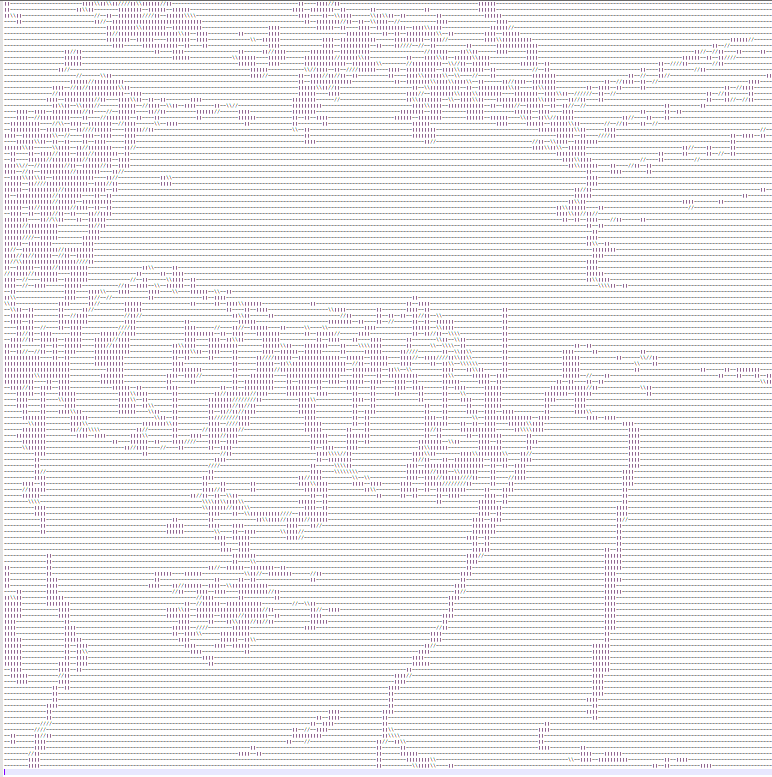
#> input picture lishou.PNG, 772 x 777 px; its folder holds only this picture in this run
$ python ascii_art.py
#> lines starting #> are read from the running program, lines starting #| are printed output that depends on the picture
import cv2 as cv
import numpy as np
import tkinter as tk
from tkinter import ttk
from tkinter.filedialog import askopenfilename
# import matplotlib.pyplot as plt

# Define autocanny function, a opensource solution. Computes the median grayscale of the global image then adjust the canny thresholds accordingly.
def autoCanny(image, sigma = 0.33):
	# compute the median of the single channel pixel intensities
    v = np.median(image)
	# apply automatic Canny edge detection using the computed median
    lower = int(max(0, (1.0 - sigma) * v))
    upper = int(min(255, (1.0 + sigma) * v))
    edged = cv.Canny(image, lower, upper)
	# return the edged image
    return edged

# Define the votter for Hog algorithm.
def votter(vec):
    OrientAdder = np.zeros((5))
    for k in range(len(vec.flatten())):
        item = vec.flatten()[k]
        if item == 0:
            pass
        else:
            if (item > -22.5 and item < 22.5):
                OrientAdder[0] += 1
            elif (item > 67.5 and item <= 90) or (item < -67.5 and item >= -90):
                OrientAdder[1] += 1
            elif (item > 22.5 and item < 67.5):
                OrientAdder[2] += 1
            elif (item > -67.5 and item < -22.5):
                OrientAdder[3] += 1
            else:
                pass
        # print(OrientAdder, "xx")
    return np.argmax(OrientAdder)


# Funtion for the implementation of hogger characterizer.
def hogger(img, cellsize = 3, MODE = 1):
    thefile = open('ascii_art.txt', 'w')
    eps = 1E-4
    rows, cols = img.shape
    rows, cols = int(rows / cellsize), int(cols /cellsize)
    gradRecord = []

    for k in range(0, rows):
        lirow = []
        for j in range(0, cols):
            patch = img[k*cellsize : (k+1)*cellsize, j*cellsize : (j+1)*cellsize]
            Gx = cv.Sobel(patch, cv.CV_64F, 1, 0, ksize=3)
            Gy = cv.Sobel(patch, cv.CV_64F, 0, 1, ksize=3)

            theta = np.arctan(Gx / (Gy + eps))*180/np.pi

            idd = votter(theta)
            if idd == 0:
                morechar = "=" * MODE
            elif idd == 1:
                morechar = "|" * MODE
            elif idd == 2:
                morechar = "/" * MODE
            elif idd == 3:
                morechar = "\\" * MODE
            else:
                pass

            # morechar = chr(np.random.randint(42, 122))*MODE

            if np.sum(patch) == 0:
                morechar = " " * MODE

            if j == 0:
                morechar = "." * MODE
            lirow.append(morechar)
            thefile.write("%s" % morechar)

        thefile.write('\n')
        gradRecord.append(lirow)

    return gradRecord


# Main

SCALE_FLAG, SCALE_FACTOR = True, 1 # whether to scale the input image
CANNY_LOWER, CANNY_UPPER = 10, 100 # manually set canny upper and lower thresholds
AUTO_CANNY_FLAG = False # to use automatic canny thresholds
DISP_FLAG = True # whether to preview
RESOLUTION = 100 # resolution (lines or cols of the output text)
PREVIEW_WINHEIGHT = 800 # preview window height

root = tk.Tk()
root.withdraw() # do not show the base window of tkinter

while(1):
    filename = askopenfilename() # show an "Open" dialog box and return the path to the selected file
#> the answer given: lishou.PNG
    print(filename)

    img = cv.imread(filename)
#> img is the input picture: shape (777, 772, 3); mean B, G, R 239, 237.4, 238.9
    # img = cv.imread("X:/cvImg/blowjob.jpg")
    if len(img.shape) >= 3:
        img = cv.cvtColor(img, cv.COLOR_BGR2GRAY)
#> img: shape (777, 772)

    WINSIZE = int(np.max(img.shape) / RESOLUTION)
#> WINSIZE = 7
    if WINSIZE <= 1:
        WINSIZE = 3

    if SCALE_FLAG:
        img = cv.resize(img, (int(img.shape[1]* SCALE_FACTOR), int(img.shape[0]*SCALE_FACTOR)))

    # Canny the image
    if AUTO_CANNY_FLAG:
        imgCanny = autoCanny(img, 0.9)
    else:
        imgCanny = cv.Canny(img, CANNY_LOWER, CANNY_UPPER)
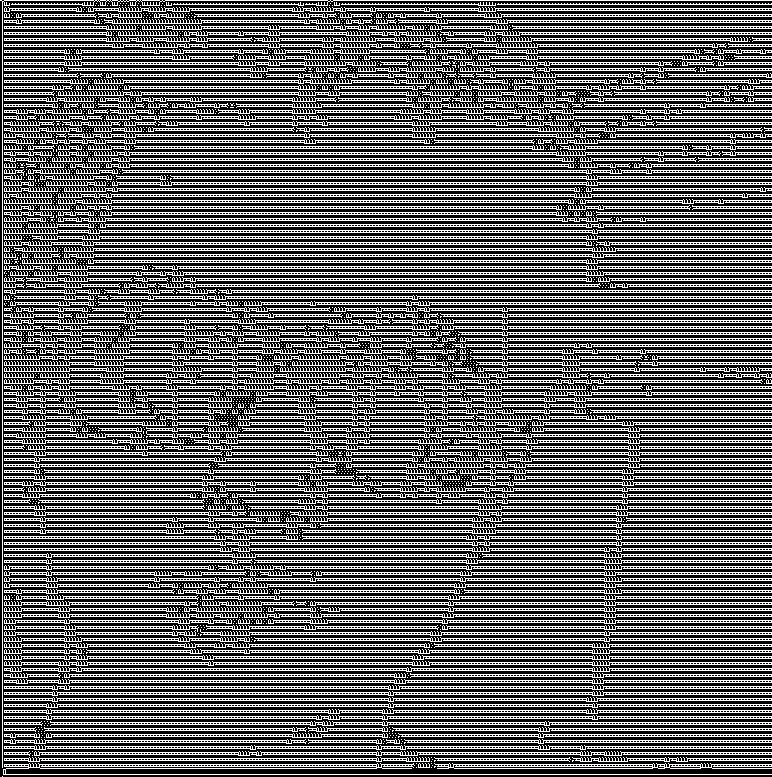
#> imgCanny: shape (777, 772); 38.4% white in thin lines or dots

    imgCanny[imgCanny != 0] = 255

    grOrientAdder = hogger(imgCanny, WINSIZE, 2)

    cv.imwrite("edge.jpg", 255 - imgCanny)

    if DISP_FLAG:
        cv.imshow("canny", cv.resize(255 - imgCanny, (int(PREVIEW_WINHEIGHT* img.shape[1] / img.shape[0]), PREVIEW_WINHEIGHT)))
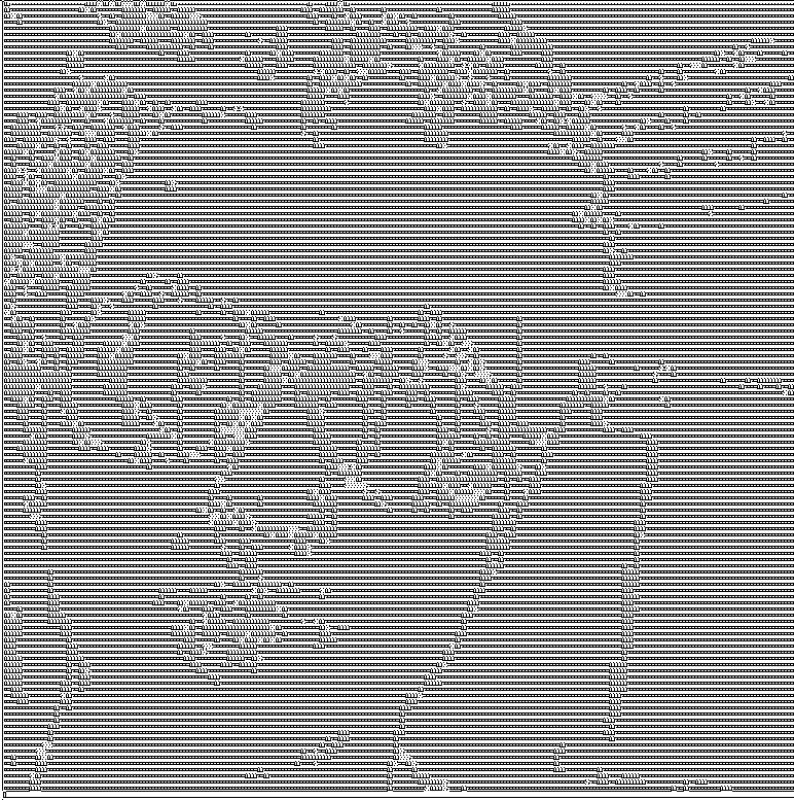
#> window 'canny': shape (800, 794); min 0, max 255, mean 157
        wk = cv.waitKey(0)
#> (key q is pressed here)
        cv.destroyAllWindows()

    if wk == ord('q'):
        exit()
#> (the program exits here)
